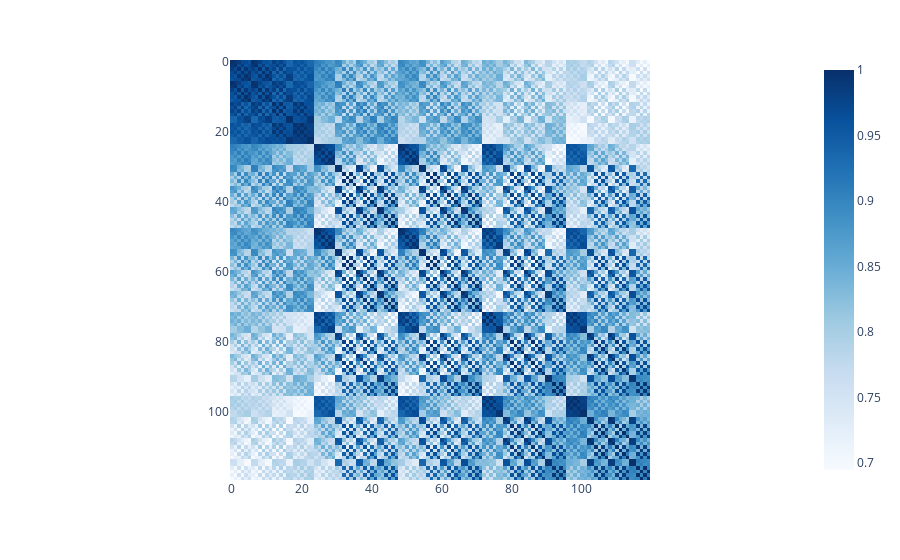

Source (notebook cell):
### Code cell
perm_similarities = F.cosine_similarity(permutations.float().unsqueeze(1), permutations.float().unsqueeze(0), dim=2)
imshow(perm_similarities)

### Figure 1 — Plotly figure (JSON) as saved in the notebook; plotly's stock layout.template omitted (floating-point values rounded to 4 significant figures; data arrays with more than 128 entries replaced by an {"elided": "..."} marker saying what was removed)
{"data": [{"coloraxis": "coloraxis", "hovertemplate": "x: %{x}<br>y: %{y}<br>color: %{z}<extra></extra>", "name": "0", "type": "heatmap", "xaxis": "x", "yaxis": "y", "z": {"elided": "120x120 float values"}}], "layout": {"coloraxis": {"colorscale": [[0, "rgb(247,251,255)"], [0.125, "rgb(222,235,247)"], [0.25, "rgb(198,219,239)"], [0.375, "rgb(158,202,225)"], [0.5, "rgb(107,174,214)"], [0.625, "rgb(66,146,198)"], [0.75, "rgb(33,113,181)"], [0.875, "rgb(8,81,156)"], [1, "rgb(8,48,107)"]]}, "margin": {"t": 60}, "xaxis": {"anchor": "y", "constrain": "domain", "domain": [0, 1], "scaleanchor": "y"}, "yaxis": {"anchor": "x", "autorange": "reversed", "constrain": "domain", "domain": [0, 1]}}}
